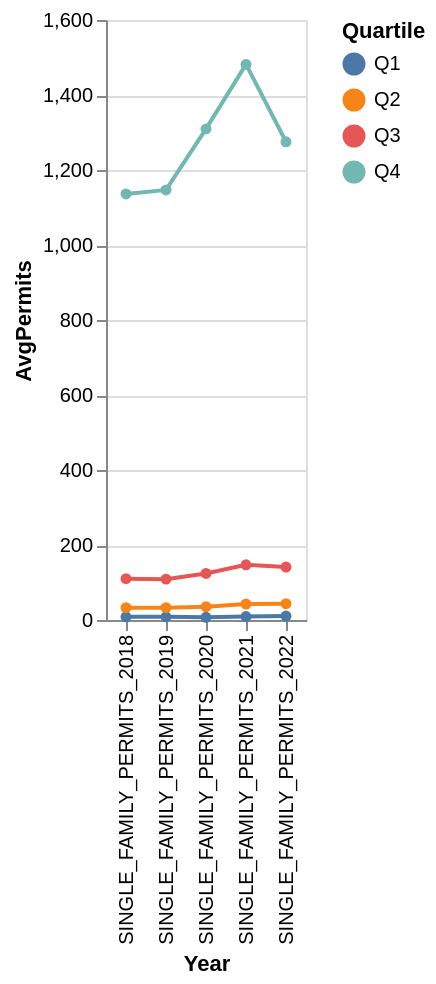

The cell this chart's notebook holds for it:
### Code cell
#Trend line of permits per year by quartile
#Create subdataframes for each quartile of recent_permits_df
permits_q1_df = recent_permits_df[recent_permits_df["SINGLE_FAMILY_PERMITS_2020"] <= 15.000000].reset_index(drop=True)
permits_q2_df = recent_permits_df[(recent_permits_df["SINGLE_FAMILY_PERMITS_2020"] <= 64.000000) & (recent_permits_df["SINGLE_FAMILY_PERMITS_2020"] > 15.000000)].reset_index(drop=True)
permits_q3_df = recent_permits_df[(recent_permits_df["SINGLE_FAMILY_PERMITS_2020"] <= 227.000000) & (recent_permits_df["SINGLE_FAMILY_PERMITS_2020"] > 64.000000)].reset_index(drop=True)
permits_q4_df = recent_permits_df[recent_permits_df["SINGLE_FAMILY_PERMITS_2020"] > 227.000000].reset_index(drop=True)
#Create trend series of averages per year
permits_trend_q1 = permits_q1_df[["SINGLE_FAMILY_PERMITS_2018","SINGLE_FAMILY_PERMITS_2019","SINGLE_FAMILY_PERMITS_2020", "SINGLE_FAMILY_PERMITS_2021", "SINGLE_FAMILY_PERMITS_2022"]].mean()
permits_trend_q2 = permits_q2_df[["SINGLE_FAMILY_PERMITS_2018","SINGLE_FAMILY_PERMITS_2019","SINGLE_FAMILY_PERMITS_2020", "SINGLE_FAMILY_PERMITS_2021", "SINGLE_FAMILY_PERMITS_2022"]].mean()
permits_trend_q3 = permits_q3_df[["SINGLE_FAMILY_PERMITS_2018","SINGLE_FAMILY_PERMITS_2019","SINGLE_FAMILY_PERMITS_2020", "SINGLE_FAMILY_PERMITS_2021", "SINGLE_FAMILY_PERMITS_2022"]].mean()
permits_trend_q4 = permits_q4_df[["SINGLE_FAMILY_PERMITS_2018","SINGLE_FAMILY_PERMITS_2019","SINGLE_FAMILY_PERMITS_2020", "SINGLE_FAMILY_PERMITS_2021", "SINGLE_FAMILY_PERMITS_2022"]].mean()
#Combine series into trends df
permit_trends_df = pd.DataFrame({"Q1":permits_trend_q1, "Q2":permits_trend_q2, "Q3":permits_trend_q3, "Q4":permits_trend_q4})
#Set Year as index for chart
permit_trends_df_reset = permit_trends_df.reset_index().rename(columns={"index":"Year"})
#Create chart
alt.Chart(permit_trends_df_reset).transform_fold(
    ["Q1", "Q2", "Q3", "Q4"],
    as_=["Quartile", "AvgPermits"]
).mark_line(point=True).encode(
    x="Year:O",
    y="AvgPermits:Q",
    color="Quartile:N"
)

### Figure 1 — Vega-Lite specification as saved in the notebook (floating-point values rounded to 4 significant figures)
{"config": {"view": {"continuousWidth": 300, "continuousHeight": 300}}, "data": {"name": "data-e0216cd754272a80df25baa1fa7ada8b"}, "mark": {"type": "line", "point": true}, "encoding": {"color": {"field": "Quartile", "type": "nominal"}, "x": {"field": "Year", "type": "ordinal"}, "y": {"field": "AvgPermits", "type": "quantitative"}}, "transform": [{"fold": ["Q1", "Q2", "Q3", "Q4"], "as": ["Quartile", "AvgPermits"]}], "$schema": "https://vega.github.io/schema/vega-lite/v6.1.0.json", "datasets": {"data-e0216cd754272a80df25baa1fa7ada8b": [{"Year": "SINGLE_FAMILY_PERMITS_2018", "Q1": 8.562, "Q2": 32.86, "Q3": 110.3, "Q4": 1136.0}, {"Year": "SINGLE_FAMILY_PERMITS_2019", "Q1": 8.405, "Q2": 32.94, "Q3": 109.0, "Q4": 1147.0}, {"Year": "SINGLE_FAMILY_PERMITS_2020", "Q1": 7.178, "Q2": 35.36, "Q3": 124.2, "Q4": 1310.0}, {"Year": "SINGLE_FAMILY_PERMITS_2021", "Q1": 9.28, "Q2": 42.43, "Q3": 147.3, "Q4": 1482.0}, {"Year": "SINGLE_FAMILY_PERMITS_2022", "Q1": 10.5, "Q2": 43.46, "Q3": 141.3, "Q4": 1275.0}]}}
